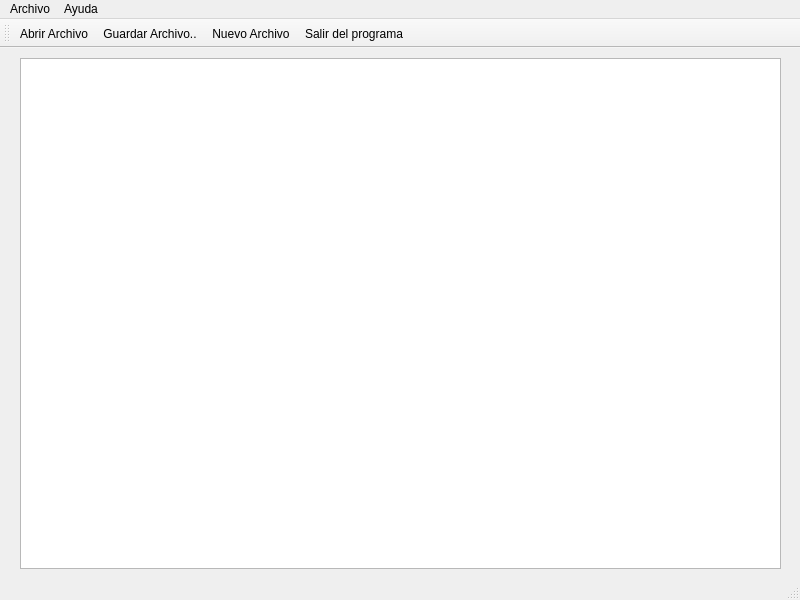
<?xml version="1.0" encoding="UTF-8"?>
<ui version="4.0">
 <class>MainWindow</class>
 <widget class="QMainWindow" name="MainWindow">
  <property name="geometry">
   <rect>
    <x>0</x>
    <y>0</y>
    <width>800</width>
    <height>600</height>
   </rect>
  </property>
  <property name="windowTitle">
   <string>MainWindow</string>
  </property>
  <widget class="QWidget" name="centralwidget">
   <widget class="QPlainTextEdit" name="plainTextEdit">
    <property name="geometry">
     <rect>
      <x>20</x>
      <y>10</y>
      <width>761</width>
      <height>511</height>
     </rect>
    </property>
   </widget>
  </widget>
  <widget class="QMenuBar" name="menubar">
   <property name="geometry">
    <rect>
     <x>0</x>
     <y>0</y>
     <width>800</width>
     <height>21</height>
    </rect>
   </property>
   <widget class="QMenu" name="menuArchivo">
    <property name="title">
     <string>Archivo</string>
    </property>
    <addaction name="actionAbrir_Archivo"/>
    <addaction name="actionGuardar_Archivo"/>
    <addaction name="actionNuevo_Archivo"/>
    <addaction name="actionSalir_del_programa"/>
   </widget>
   <widget class="QMenu" name="menuAyuda">
    <property name="title">
     <string>Ayuda</string>
    </property>
    <addaction name="actionAcerca_del_programa"/>
   </widget>
   <addaction name="menuArchivo"/>
   <addaction name="menuAyuda"/>
  </widget>
  <widget class="QStatusBar" name="statusbar"/>
  <widget class="QToolBar" name="toolBar">
   <property name="windowTitle">
    <string>toolBar</string>
   </property>
   <attribute name="toolBarArea">
    <enum>TopToolBarArea</enum>
   </attribute>
   <attribute name="toolBarBreak">
    <bool>false</bool>
   </attribute>
   <addaction name="actionAbrir_Archivo"/>
   <addaction name="actionGuardar_Archivo"/>
   <addaction name="actionNuevo_Archivo"/>
   <addaction name="actionSalir_del_programa"/>
  </widget>
  <action name="actionAcerca_del_programa">
   <property name="text">
    <string>Acerca del programa...</string>
   </property>
  </action>
  <action name="actionAbrir_Archivo">
   <property name="text">
    <string>Abrir Archivo...</string>
   </property>
  </action>
  <action name="actionGuardar_Archivo">
   <property name="text">
    <string>Guardar Archivo..</string>
   </property>
  </action>
  <action name="actionNuevo_Archivo">
   <property name="text">
    <string>Nuevo Archivo...</string>
   </property>
  </action>
  <action name="actionSalir_del_programa">
   <property name="text">
    <string>Salir del programa...</string>
   </property>
  </action>
 </widget>
 <resources/>
 <connections/>
</ui>
